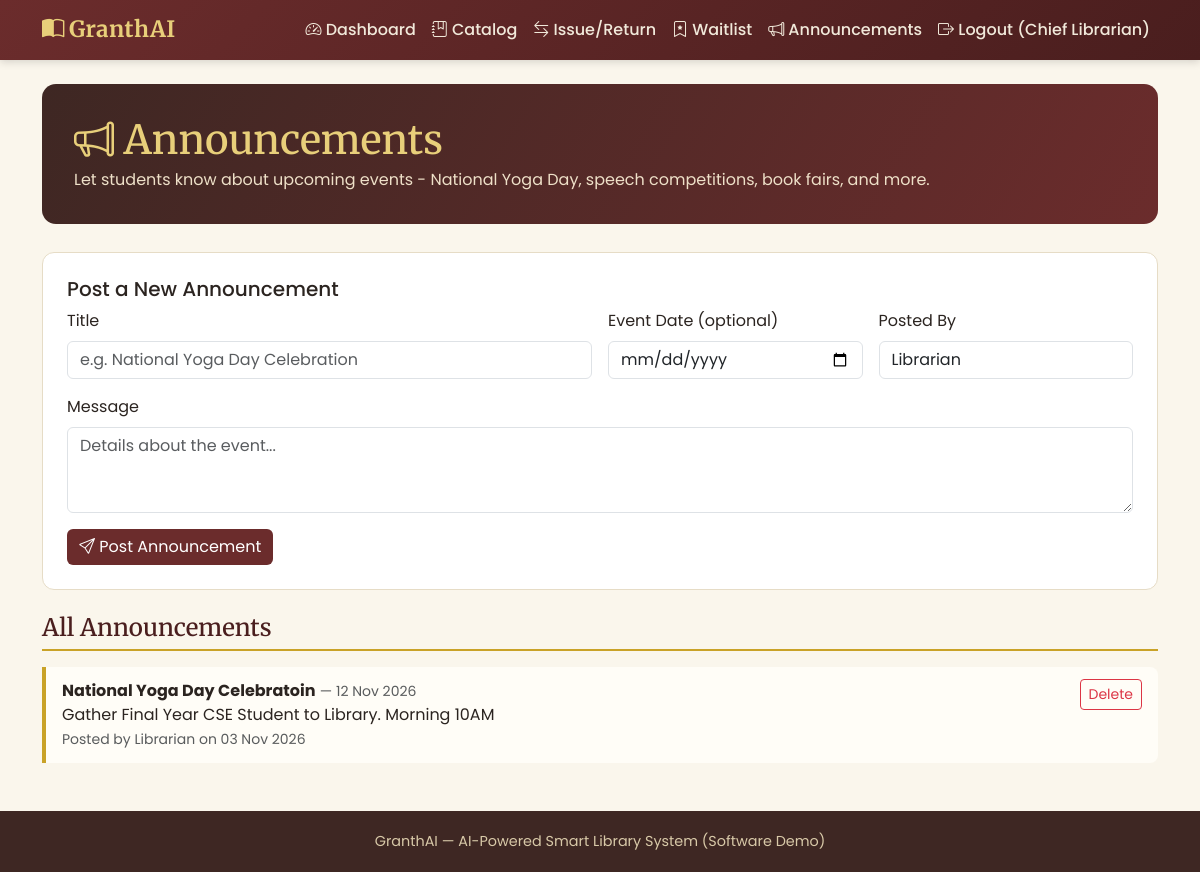
/librarian/announcements (signed in), run on the app's committed database.
### models.py (models this page shows)
class Announcement(db.Model):
    id = db.Column(db.Integer, primary_key=True)
    title = db.Column(db.String(200), nullable=False)
    message = db.Column(db.Text)
    event_date = db.Column(db.Date)  # optional - date of the event being announced
    posted_by = db.Column(db.String(120))
    posted_on = db.Column(db.DateTime, default=utcnow, index=True)

### routes/librarian.py (the view, shortened to what this page needs)
@librarian_bp.route('/announcements', methods=['GET', 'POST'])
@role_required('librarian')
def announcements():
    all_announcements = Announcement.query.order_by(Announcement.posted_on.desc()).all()
    return render_template('librarian/announcements.html', announcements=all_announcements)

### templates/librarian/announcements.html (shortened to what this page needs)
{% extends 'base.html' %}
{% block content %}
<div class="page-hero">
  <h1><i class="bi bi-megaphone"></i> Announcements</h1>
  <p>Let students know about upcoming events - National Yoga Day, speech competitions, book fairs, and more.</p>
</div>
<div class="card-book p-4 mb-4">
  <h5>Post a New Announcement</h5>
  <form method="post" class="row g-3">
    <div class="col-md-6">
      <label class="form-label">Title</label>
      <input type="text" name="title" class="form-control" placeholder="e.g. National Yoga Day Celebration" required>
    </div>
    <div class="col-md-3">
      <label class="form-label">Event Date (optional)</label>
      <input type="date" name="event_date" class="form-control">
    </div>
    <div class="col-md-3">
      <label class="form-label">Posted By</label>
      <input type="text" name="posted_by" class="form-control" value="Librarian">
    </div>
    <div class="col-12">
      <label class="form-label">Message</label>
      <textarea name="message" rows="3" class="form-control" placeholder="Details about the event..." required></textarea>
    </div>
    <div class="col-12">
      <button type="submit" class="btn btn-granthai"><i class="bi bi-send"></i> Post Announcement</button>
    </div>
  </form>
</div>
<h4 class="section-title">All Announcements</h4>
{% for a in announcements %}
  <div class="announcement-item d-flex justify-content-between align-items-start">
    <div>
      <strong>{{ a.title }}</strong>
      {% if a.event_date %}<span class="text-muted small">&mdash; {{ a.event_date.strftime('%d %b %Y') }}</span>{% endif %}
      <p class="mb-0">{{ a.message }}</p>
      <small class="text-muted">Posted by {{ a.posted_by }} on {{ a.posted_on.strftime('%d %b %Y') }}</small>
    </div>
    <form method="post" action="{{ url_for('librarian.delete_announcement', ann_id=a.id) }}" onsubmit="return confirm('Delete this announcement?');">
      <button type="submit" class="btn btn-sm btn-outline-danger">Delete</button>
    </form>
  </div>
{% else %}
  <p class="text-muted">No announcements posted yet.</p>
{% endfor %}
{% endblock %}

### static/css/style.css (style rules this page uses)
:root { --maroon: #6B2C2C; --maroon-dark: #4A1E1E; --gold: #C9A227; --gold-light: #E8CF7A; --cream: #FAF6EC; --wood: #3E2723; --forest: #2E5339; --ink: #2B2420; }
body { background-color: var(--cream); color: var(--ink); font-family: 'Poppins', 'Segoe UI', sans-serif; }
h1, h2, h3, h4, .brand-font { font-family: 'Merriweather', Georgia, serif; }
.page-hero { background: linear-gradient(120deg, var(--wood) 0%, var(--maroon) 100%); color: #fff; border-radius: 14px; padding: 2rem 2rem; margin-bottom: 1.75rem; }
.page-hero h1 { color: var(--gold-light); margin-bottom: 0.25rem; }
.page-hero p { color: #eee0c8; margin-bottom: 0; }
.card-book { border: 1px solid #e6dcc6; border-radius: 12px; background: #fff; transition: transform 0.15s ease, box-shadow 0.15s ease; height: 100%; }
.section-title { font-family: 'Merriweather', serif; color: var(--maroon-dark); border-bottom: 2px solid var(--gold); padding-bottom: 0.4rem; margin-bottom: 1rem; }
.btn-granthai { background-color: var(--maroon); color: #fff; border: none; }
.announcement-item { border-left: 4px solid var(--gold); background: #fffdf7; padding: 0.75rem 1rem; border-radius: 0 8px 8px 0; margin-bottom: 0.75rem; }

### data on the page
Announcement: title "National Yoga Day Celebratoin", event_date "12 Nov 2026", message "Gather Final Year CSE Student to Library. Morning 10AM", posted_by "Librarian", posted_on "03 Nov 2026"

### other printed values
{{ session.get('name') }} "Chief Librarian"
